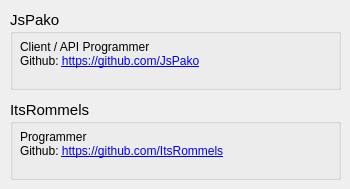
    <widget class="QWidget" name="tab_2">
     <attribute name="title">
      <string>Author</string>
     </attribute>
     <widget class="QGroupBox" name="pakoLabel">
      <property name="geometry">
       <rect>
        <x>10</x>
        <y>10</y>
        <width>331</width>
        <height>80</height>
       </rect>
      </property>
      <property name="font">
       <font>
        <pointsize>11</pointsize>
        <weight>50</weight>
        <bold>false</bold>
       </font>
      </property>
      <property name="title">
       <string>JsPako</string>
      </property>
      <property name="flat">
       <bool>false</bool>
      </property>
      <widget class="QLabel" name="infoLabel1">
       <property name="geometry">
        <rect>
         <x>10</x>
         <y>30</y>
         <width>311</width>
         <height>41</height>
        </rect>
       </property>
       <property name="font">
        <font>
         <pointsize>9</pointsize>
         <weight>50</weight>
         <bold>false</bold>
        </font>
       </property>
       <property name="text">
        <string>&lt;!DOCTYPE HTML PUBLIC &quot;-//W3C//DTD HTML 4.0//EN&quot; &quot;http://www.w3.org/TR/REC-html40/strict.dtd&quot;&gt;
&lt;html&gt;&lt;head&gt;&lt;meta name=&quot;qrichtext&quot; content=&quot;1&quot; /&gt;&lt;style type=&quot;text/css&quot;&gt;
p, li { white-space: pre-wrap; }
&lt;/style&gt;&lt;/head&gt;&lt;body style=&quot; font-family:'MS Shell Dlg 2'; font-size:9pt; font-weight:400; font-style:normal;&quot;&gt;
&lt;p style=&quot; margin-top:0px; margin-bottom:0px; margin-left:0px; margin-right:0px; -qt-block-indent:0; text-indent:0px;&quot;&gt;Client / API Programmer&lt;/p&gt;
&lt;p style=&quot; margin-top:0px; margin-bottom:0px; margin-left:0px; margin-right:0px; -qt-block-indent:0; text-indent:0px;&quot;&gt;Github: &lt;a href=&quot;https://github.com/JsPako&quot;&gt;&lt;span style=&quot; text-decoration: underline; color:#0000ff;&quot;&gt;https://github.com/JsPako&lt;/span&gt;&lt;/a&gt;&lt;/p&gt;&lt;/body&gt;&lt;/html&gt;</string>
       </property>
       <property name="textFormat">
        <enum>Qt::AutoText</enum>
       </property>
       <property name="alignment">
        <set>Qt::AlignLeading|Qt::AlignLeft|Qt::AlignTop</set>
       </property>
      </widget>
     </widget>
     <widget class="QGroupBox" name="itsRommelsLabel">
      <property name="geometry">
       <rect>
        <x>10</x>
        <y>100</y>
        <width>331</width>
        <height>80</height>
       </rect>
      </property>
      <property name="font">
       <font>
        <pointsize>11</pointsize>
        <weight>50</weight>
        <bold>false</bold>
       </font>
      </property>
      <property name="title">
       <string>ItsRommels</string>
      </property>
      <widget class="QLabel" name="infoLabel2">
       <property name="geometry">
        <rect>
         <x>10</x>
         <y>30</y>
         <width>311</width>
         <height>41</height>
        </rect>
       </property>
       <property name="font">
        <font>
         <pointsize>9</pointsize>
         <weight>50</weight>
         <bold>false</bold>
        </font>
       </property>
       <property name="text">
        <string>&lt;!DOCTYPE HTML PUBLIC &quot;-//W3C//DTD HTML 4.0//EN&quot; &quot;http://www.w3.org/TR/REC-html40/strict.dtd&quot;&gt;
&lt;html&gt;&lt;head&gt;&lt;meta name=&quot;qrichtext&quot; content=&quot;1&quot; /&gt;&lt;style type=&quot;text/css&quot;&gt;
p, li { white-space: pre-wrap; }
&lt;/style&gt;&lt;/head&gt;&lt;body style=&quot; font-family:'MS Shell Dlg 2'; font-size:9pt; font-weight:400; font-style:normal;&quot;&gt;
&lt;p style=&quot; margin-top:0px; margin-bottom:0px; margin-left:0px; margin-right:0px; -qt-block-indent:0; text-indent:0px;&quot;&gt;Programmer&lt;/p&gt;
&lt;p style=&quot; margin-top:0px; margin-bottom:0px; margin-left:0px; margin-right:0px; -qt-block-indent:0; text-indent:0px;&quot;&gt;Github: &lt;a href=&quot;https://github.com/ItsRommels&quot;&gt;&lt;span style=&quot; text-decoration: underline; color:#0000ff;&quot;&gt;https://github.com/ItsRommels&lt;/span&gt;&lt;/a&gt;&lt;/p&gt;&lt;/body&gt;&lt;/html&gt;</string>
       </property>
       <property name="textFormat">
        <enum>Qt::AutoText</enum>
       </property>
       <property name="alignment">
        <set>Qt::AlignLeading|Qt::AlignLeft|Qt::AlignTop</set>
       </property>
      </widget>
     </widget>
    </widget>
